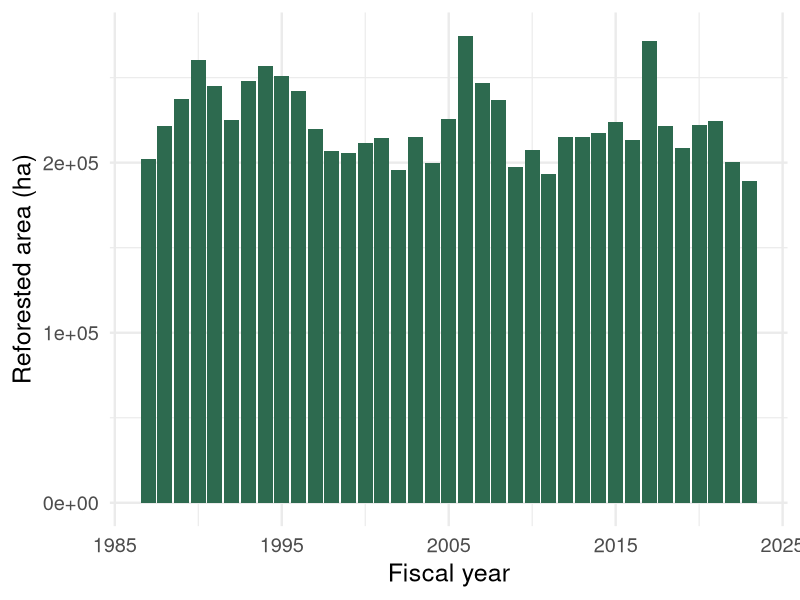

R code for this plot:
## ---- chunk 1
#| include: false
library(tidyverse)
library(here)
library(knitr)
## ---- chunk 2
#| echo: false
#| fig.width: 8
#| fig.height: 4.5
library(tidyverse)
library(readxl)
library(here)

bc <- read_excel(here("data", "bc_disturbance_reforestation.xlsx"),
                 sheet = "Data")

ggplot(bc, aes(x = Fiscal_Year, y = Reforestation_ha)) +
  geom_col(fill = "#2D6A4F") +
  labs(title = NULL,
       x = "Fiscal year", y = "Reforested area (ha)") +
  theme_minimal(base_size = 18)
